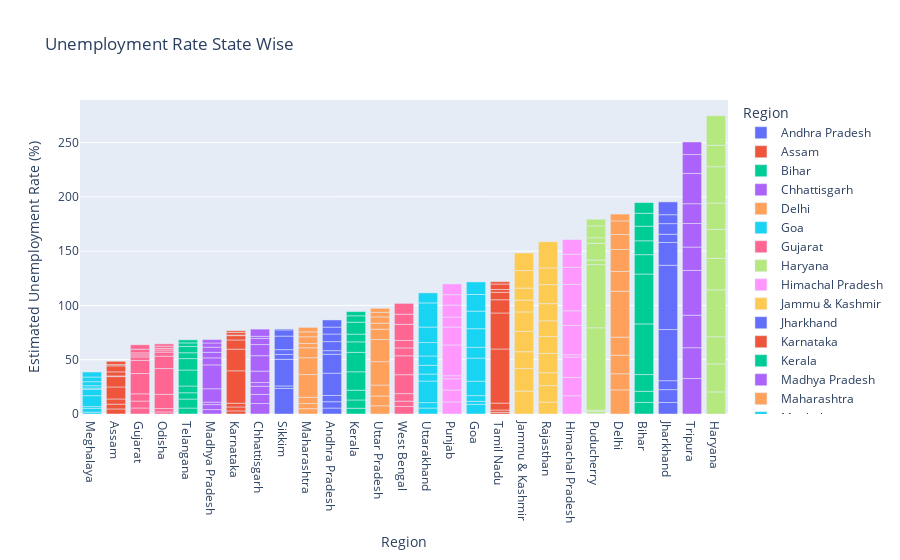

Notebook source saved alongside this figure:
### Code cell
fg = px.bar(df, x='Region', y=' Estimated Unemployment Rate (%)', color='Region',
            title='Unemployment Rate State Wise', template='plotly')
fg.update_layout(xaxis={'categoryorder': 'total ascending'})
fg.show()

### Figure 1 — Plotly figure (JSON) as saved in the notebook; plotly's stock layout.template omitted (floating-point values rounded to 4 significant figures)
{"data": [{"alignmentgroup": "True", "hovertemplate": "Region=%{x}<br> Estimated Unemployment Rate (%)=%{y}<extra></extra>", "legendgroup": "Andhra Pradesh", "marker": {"color": "#636efa", "pattern": {"shape": ""}}, "name": "Andhra Pradesh", "offsetgroup": "Andhra Pradesh", "orientation": "v", "showlegend": true, "textposition": "auto", "type": "bar", "x": ["Andhra Pradesh", "Andhra Pradesh", "Andhra Pradesh", "Andhra Pradesh", "Andhra Pradesh", "Andhra Pradesh", "Andhra Pradesh", "Andhra Pradesh", "Andhra Pradesh", "Andhra Pradesh"], "xaxis": "x", "y": [5.48, 5.83, 5.79, 20.51, 17.43, 3.31, 8.34, 6.96, 6.4, 6.59], "yaxis": "y"}, {"alignmentgroup": "True", "hovertemplate": "Region=%{x}<br> Estimated Unemployment Rate (%)=%{y}<extra></extra>", "legendgroup": "Assam", "marker": {"color": "#EF553B", "pattern": {"shape": ""}}, "name": "Assam", "offsetgroup": "Assam", "orientation": "v", "showlegend": true, "textposition": "auto", "type": "bar", "x": ["Assam", "Assam", "Assam", "Assam", "Assam", "Assam", "Assam", "Assam", "Assam", "Assam"], "xaxis": "x", "y": [4.66, 4.41, 4.77, 11.06, 9.55, 0.6, 3.77, 5.53, 1.19, 3.02], "yaxis": "y"}, {"alignmentgroup": "True", "hovertemplate": "Region=%{x}<br> Estimated Unemployment Rate (%)=%{y}<extra></extra>", "legendgroup": "Bihar", "marker": {"color": "#00cc96", "pattern": {"shape": ""}}, "name": "Bihar", "offsetgroup": "Bihar", "orientation": "v", "showlegend": true, "textposition": "auto", "type": "bar", "x": ["Bihar", "Bihar", "Bihar", "Bihar", "Bihar", "Bihar", "Bihar", "Bihar", "Bihar", "Bihar"], "xaxis": "x", "y": [10.61, 10.29, 15.43, 46.64, 45.96, 17.82, 12.79, 13.44, 11.91, 9.82], "yaxis": "y"}, {"alignmentgroup": "True", "hovertemplate": "Region=%{x}<br> Estimated Unemployment Rate (%)=%{y}<extra></extra>", "legendgroup": "Chhattisgarh", "marker": {"color": "#ab63fa", "pattern": {"shape": ""}}, "name": "Chhattisgarh", "offsetgroup": "Chhattisgarh", "orientation": "v", "showlegend": true, "textposition": "auto", "type": "bar", "x": ["Chhattisgarh", "Chhattisgarh", "Chhattisgarh", "Chhattisgarh", "Chhattisgarh", "Chhattisgarh", "Chhattisgarh", "Chhattisgarh", "Chhattisgarh", "Chhattisgarh"], "xaxis": "x", "y": [9.65, 8.38, 7.54, 3.41, 10.5, 14.23, 10.27, 5.63, 1.96, 6.62], "yaxis": "y"}, {"alignmentgroup": "True", "hovertemplate": "Region=%{x}<br> Estimated Unemployment Rate (%)=%{y}<extra></extra>", "legendgroup": "Delhi", "marker": {"color": "#FFA15A", "pattern": {"shape": ""}}, "name": "Delhi", "offsetgroup": "Delhi", "orientation": "v", "showlegend": true, "textposition": "auto", "type": "bar", "x": ["Delhi", "Delhi", "Delhi", "Delhi", "Delhi", "Delhi", "Delhi", "Delhi", "Delhi", "Delhi"], "xaxis": "x", "y": [22.23, 14.84, 17.04, 16.68, 42.27, 18.19, 20.3, 13.79, 12.53, 6.27], "yaxis": "y"}, {"alignmentgroup": "True", "hovertemplate": "Region=%{x}<br> Estimated Unemployment Rate (%)=%{y}<extra></extra>", "legendgroup": "Goa", "marker": {"color": "#19d3f3", "pattern": {"shape": ""}}, "name": "Goa", "offsetgroup": "Goa", "orientation": "v", "showlegend": true, "textposition": "auto", "type": "bar", "x": ["Goa", "Goa", "Goa", "Goa", "Goa", "Goa", "Goa", "Goa", "Goa", "Goa"], "xaxis": "x", "y": [8.89, 2.81, 5.25, 13.31, 21.25, 9.96, 17.07, 16.21, 15.38, 11.54], "yaxis": "y"}, {"alignmentgroup": "True", "hovertemplate": "Region=%{x}<br> Estimated Unemployment Rate (%)=%{y}<extra></extra>", "legendgroup": "Gujarat", "marker": {"color": "#FF6692", "pattern": {"shape": ""}}, "name": "Gujarat", "offsetgroup": "Gujarat", "orientation": "v", "showlegend": true, "textposition": "auto", "type": "bar", "x": ["Gujarat", "Gujarat", "Gujarat", "Gujarat", "Gujarat", "Gujarat", "Gujarat", "Gujarat", "Gujarat", "Gujarat"], "xaxis": "x", "y": [5.54, 6.38, 6.66, 18.71, 12.11, 3.2, 1.84, 1.87, 3.42, 4.03], "yaxis": "y"}, {"alignmentgroup": "True", "hovertemplate": "Region=%{x}<br> Estimated Unemployment Rate (%)=%{y}<extra></extra>", "legendgroup": "Haryana", "marker": {"color": "#B6E880", "pattern": {"shape": ""}}, "name": "Haryana", "offsetgroup": "Haryana", "orientation": "v", "showlegend": true, "textposition": "auto", "type": "bar", "x": ["Haryana", "Haryana", "Haryana", "Haryana", "Haryana", "Haryana", "Haryana", "Haryana", "Haryana", "Haryana"], "xaxis": "x", "y": [20.34, 25.77, 25.05, 43.22, 29.02, 26.7, 24.18, 33.5, 19.68, 27.31], "yaxis": "y"}, {"alignmentgroup": "True", "hovertemplate": "Region=%{x}<br> Estimated Unemployment Rate (%)=%{y}<extra></extra>", "legendgroup": "Himachal Pradesh", "marker": {"color": "#FF97FF", "pattern": {"shape": ""}}, "name": "Himachal Pradesh", "offsetgroup": "Himachal Pradesh", "orientation": "v", "showlegend": true, "textposition": "auto", "type": "bar", "x": ["Himachal Pradesh", "Himachal Pradesh", "Himachal Pradesh", "Himachal Pradesh", "Himachal Pradesh", "Himachal Pradesh", "Himachal Pradesh", "Himachal Pradesh", "Himachal Pradesh", "Himachal Pradesh"], "xaxis": "x", "y": [16.83, 16.84, 18.76, 2.2, 26.95, 13.47, 24.31, 15.79, 12.04, 13.46], "yaxis": "y"}, {"alignmentgroup": "True", "hovertemplate": "Region=%{x}<br> Estimated Unemployment Rate (%)=%{y}<extra></extra>", "legendgroup": "Jammu & Kashmir", "marker": {"color": "#FECB52", "pattern": {"shape": ""}}, "name": "Jammu & Kashmir", "offsetgroup": "Jammu & Kashmir", "orientation": "v", "showlegend": true, "textposition": "auto", "type": "bar", "x": ["Jammu & Kashmir", "Jammu & Kashmir", "Jammu & Kashmir", "Jammu & Kashmir", "Jammu & Kashmir", "Jammu & Kashmir", "Jammu & Kashmir", "Jammu & Kashmir", "Jammu & Kashmir"], "xaxis": "x", "y": [21.08, 20.78, 15.5, 18.74, 17.92, 10.88, 11.09, 16.17, 16.14], "yaxis": "y"}, {"alignmentgroup": "True", "hovertemplate": "Region=%{x}<br> Estimated Unemployment Rate (%)=%{y}<extra></extra>", "legendgroup": "Jharkhand", "marker": {"color": "#636efa", "pattern": {"shape": ""}}, "name": "Jharkhand", "offsetgroup": "Jharkhand", "orientation": "v", "showlegend": true, "textposition": "auto", "type": "bar", "x": ["Jharkhand", "Jharkhand", "Jharkhand", "Jharkhand", "Jharkhand", "Jharkhand", "Jharkhand", "Jharkhand", "Jharkhand", "Jharkhand"], "xaxis": "x", "y": [10.61, 11.85, 8.23, 47.09, 59.23, 20.95, 7.63, 9.76, 8.24, 11.8], "yaxis": "y"}, {"alignmentgroup": "True", "hovertemplate": "Region=%{x}<br> Estimated Unemployment Rate (%)=%{y}<extra></extra>", "legendgroup": "Karnataka", "marker": {"color": "#EF553B", "pattern": {"shape": ""}}, "name": "Karnataka", "offsetgroup": "Karnataka", "orientation": "v", "showlegend": true, "textposition": "auto", "type": "bar", "x": ["Karnataka", "Karnataka", "Karnataka", "Karnataka", "Karnataka", "Karnataka", "Karnataka", "Karnataka", "Karnataka", "Karnataka"], "xaxis": "x", "y": [2.86, 3.61, 3.46, 29.84, 19.97, 8.44, 4.01, 0.5, 2.41, 1.58], "yaxis": "y"}, {"alignmentgroup": "True", "hovertemplate": "Region=%{x}<br> Estimated Unemployment Rate (%)=%{y}<extra></extra>", "legendgroup": "Kerala", "marker": {"color": "#00cc96", "pattern": {"shape": ""}}, "name": "Kerala", "offsetgroup": "Kerala", "orientation": "v", "showlegend": true, "textposition": "auto", "type": "bar", "x": ["Kerala", "Kerala", "Kerala", "Kerala", "Kerala", "Kerala", "Kerala", "Kerala", "Kerala", "Kerala"], "xaxis": "x", "y": [5.31, 7.6, 8.99, 16.99, 17.88, 9.71, 7.09, 10.98, 5.91, 3.88], "yaxis": "y"}, {"alignmentgroup": "True", "hovertemplate": "Region=%{x}<br> Estimated Unemployment Rate (%)=%{y}<extra></extra>", "legendgroup": "Madhya Pradesh", "marker": {"color": "#ab63fa", "pattern": {"shape": ""}}, "name": "Madhya Pradesh", "offsetgroup": "Madhya Pradesh", "orientation": "v", "showlegend": true, "textposition": "auto", "type": "bar", "x": ["Madhya Pradesh", "Madhya Pradesh", "Madhya Pradesh", "Madhya Pradesh", "Madhya Pradesh", "Madhya Pradesh", "Madhya Pradesh", "Madhya Pradesh", "Madhya Pradesh", "Madhya Pradesh"], "xaxis": "x", "y": [4.11, 4.57, 2.22, 12.36, 21.98, 6.48, 5.08, 4.7, 3.91, 3.13], "yaxis": "y"}, {"alignmentgroup": "True", "hovertemplate": "Region=%{x}<br> Estimated Unemployment Rate (%)=%{y}<extra></extra>", "legendgroup": "Maharashtra", "marker": {"color": "#FFA15A", "pattern": {"shape": ""}}, "name": "Maharashtra", "offsetgroup": "Maharashtra", "orientation": "v", "showlegend": true, "textposition": "auto", "type": "bar", "x": ["Maharashtra", "Maharashtra", "Maharashtra", "Maharashtra", "Maharashtra", "Maharashtra", "Maharashtra", "Maharashtra", "Maharashtra", "Maharashtra"], "xaxis": "x", "y": [4.95, 4.69, 5.79, 20.9, 15.46, 9.23, 3.89, 6.23, 4.55, 4.1], "yaxis": "y"}, {"alignmentgroup": "True", "hovertemplate": "Region=%{x}<br> Estimated Unemployment Rate (%)=%{y}<extra></extra>", "legendgroup": "Meghalaya", "marker": {"color": "#19d3f3", "pattern": {"shape": ""}}, "name": "Meghalaya", "offsetgroup": "Meghalaya", "orientation": "v", "showlegend": true, "textposition": "auto", "type": "bar", "x": ["Meghalaya", "Meghalaya", "Meghalaya", "Meghalaya", "Meghalaya", "Meghalaya", "Meghalaya", "Meghalaya", "Meghalaya", "Meghalaya"], "xaxis": "x", "y": [1.66, 3.59, 1.58, 10.03, 5.92, 1.15, 2.1, 3.74, 4.29, 4.6], "yaxis": "y"}, {"alignmentgroup": "True", "hovertemplate": "Region=%{x}<br> Estimated Unemployment Rate (%)=%{y}<extra></extra>", "legendgroup": "Odisha", "marker": {"color": "#FF6692", "pattern": {"shape": ""}}, "name": "Odisha", "offsetgroup": "Odisha", "orientation": "v", "showlegend": true, "textposition": "auto", "type": "bar", "x": ["Odisha", "Odisha", "Odisha", "Odisha", "Odisha", "Odisha", "Odisha", "Odisha", "Odisha", "Odisha"], "xaxis": "x", "y": [1.9, 3.12, 13.08, 23.76, 11.41, 3.77, 1.88, 1.42, 2.1, 2.18], "yaxis": "y"}, {"alignmentgroup": "True", "hovertemplate": "Region=%{x}<br> Estimated Unemployment Rate (%)=%{y}<extra></extra>", "legendgroup": "Puducherry", "marker": {"color": "#B6E880", "pattern": {"shape": ""}}, "name": "Puducherry", "offsetgroup": "Puducherry", "orientation": "v", "showlegend": true, "textposition": "auto", "type": "bar", "x": ["Puducherry", "Puducherry", "Puducherry", "Puducherry", "Puducherry", "Puducherry", "Puducherry", "Puducherry", "Puducherry", "Puducherry"], "xaxis": "x", "y": [0.58, 1.76, 1.2, 75.85, 58.19, 4.24, 15.47, 5.05, 10.9, 6.18], "yaxis": "y"}, {"alignmentgroup": "True", "hovertemplate": "Region=%{x}<br> Estimated Unemployment Rate (%)=%{y}<extra></extra>", "legendgroup": "Punjab", "marker": {"color": "#FF97FF", "pattern": {"shape": ""}}, "name": "Punjab", "offsetgroup": "Punjab", "orientation": "v", "showlegend": true, "textposition": "auto", "type": "bar", "x": ["Punjab", "Punjab", "Punjab", "Punjab", "Punjab", "Punjab", "Punjab", "Punjab", "Punjab", "Punjab"], "xaxis": "x", "y": [11.11, 10.97, 10.32, 2.86, 28.33, 16.55, 9.19, 10.99, 9.61, 9.88], "yaxis": "y"}, {"alignmentgroup": "True", "hovertemplate": "Region=%{x}<br> Estimated Unemployment Rate (%)=%{y}<extra></extra>", "legendgroup": "Rajasthan", "marker": {"color": "#FECB52", "pattern": {"shape": ""}}, "name": "Rajasthan", "offsetgroup": "Rajasthan", "orientation": "v", "showlegend": true, "textposition": "auto", "type": "bar", "x": ["Rajasthan", "Rajasthan", "Rajasthan", "Rajasthan", "Rajasthan", "Rajasthan", "Rajasthan", "Rajasthan", "Rajasthan", "Rajasthan"], "xaxis": "x", "y": [10.97, 15.16, 11.9, 17.7, 15.74, 14.39, 15.81, 17.51, 15.35, 24.15], "yaxis": "y"}, {"alignmentgroup": "True", "hovertemplate": "Region=%{x}<br> Estimated Unemployment Rate (%)=%{y}<extra></extra>", "legendgroup": "Sikkim", "marker": {"color": "#636efa", "pattern": {"shape": ""}}, "name": "Sikkim", "offsetgroup": "Sikkim", "orientation": "v", "showlegend": true, "textposition": "auto", "type": "bar", "x": ["Sikkim", "Sikkim", "Sikkim", "Sikkim", "Sikkim", "Sikkim", "Sikkim", "Sikkim"], "xaxis": "x", "y": [23.57, 2.28, 24.51, 4.46, 4.45, 12.49, 5.7, 0.88], "yaxis": "y"}, {"alignmentgroup": "True", "hovertemplate": "Region=%{x}<br> Estimated Unemployment Rate (%)=%{y}<extra></extra>", "legendgroup": "Tamil Nadu", "marker": {"color": "#EF553B", "pattern": {"shape": ""}}, "name": "Tamil Nadu", "offsetgroup": "Tamil Nadu", "orientation": "v", "showlegend": true, "textposition": "auto", "type": "bar", "x": ["Tamil Nadu", "Tamil Nadu", "Tamil Nadu", "Tamil Nadu", "Tamil Nadu", "Tamil Nadu", "Tamil Nadu", "Tamil Nadu", "Tamil Nadu", "Tamil Nadu"], "xaxis": "x", "y": [1.57, 2.09, 6.4, 49.83, 33.16, 12.2, 6.81, 2.65, 5, 2.16], "yaxis": "y"}, {"alignmentgroup": "True", "hovertemplate": "Region=%{x}<br> Estimated Unemployment Rate (%)=%{y}<extra></extra>", "legendgroup": "Telangana", "marker": {"color": "#00cc96", "pattern": {"shape": ""}}, "name": "Telangana", "offsetgroup": "Telangana", "orientation": "v", "showlegend": true, "textposition": "auto", "type": "bar", "x": ["Telangana", "Telangana", "Telangana", "Telangana", "Telangana", "Telangana", "Telangana", "Telangana", "Telangana", "Telangana"], "xaxis": "x", "y": [5.49, 8.29, 5.77, 6.25, 14.7, 10.55, 5.36, 5.79, 3.27, 2.86], "yaxis": "y"}, {"alignmentgroup": "True", "hovertemplate": "Region=%{x}<br> Estimated Unemployment Rate (%)=%{y}<extra></extra>", "legendgroup": "Tripura", "marker": {"color": "#ab63fa", "pattern": {"shape": ""}}, "name": "Tripura", "offsetgroup": "Tripura", "orientation": "v", "showlegend": true, "textposition": "auto", "type": "bar", "x": ["Tripura", "Tripura", "Tripura", "Tripura", "Tripura", "Tripura", "Tripura", "Tripura", "Tripura", "Tripura"], "xaxis": "x", "y": [32.67, 28.4, 29.95, 41.23, 21.51, 21.71, 18.24, 27.92, 17.35, 11.57], "yaxis": "y"}, {"alignmentgroup": "True", "hovertemplate": "Region=%{x}<br> Estimated Unemployment Rate (%)=%{y}<extra></extra>", "legendgroup": "Uttar Pradesh", "marker": {"color": "#FFA15A", "pattern": {"shape": ""}}, "name": "Uttar Pradesh", "offsetgroup": "Uttar Pradesh", "orientation": "v", "showlegend": true, "textposition": "auto", "type": "bar", "x": ["Uttar Pradesh", "Uttar Pradesh", "Uttar Pradesh", "Uttar Pradesh", "Uttar Pradesh", "Uttar Pradesh", "Uttar Pradesh", "Uttar Pradesh", "Uttar Pradesh", "Uttar Pradesh"], "xaxis": "x", "y": [7.58, 8.98, 10.11, 21.54, 20.41, 9.47, 5.56, 5.79, 4.18, 3.75], "yaxis": "y"}, {"alignmentgroup": "True", "hovertemplate": "Region=%{x}<br> Estimated Unemployment Rate (%)=%{y}<extra></extra>", "legendgroup": "Uttarakhand", "marker": {"color": "#19d3f3", "pattern": {"shape": ""}}, "name": "Uttarakhand", "offsetgroup": "Uttarakhand", "orientation": "v", "showlegend": true, "textposition": "auto", "type": "bar", "x": ["Uttarakhand", "Uttarakhand", "Uttarakhand", "Uttarakhand", "Uttarakhand", "Uttarakhand", "Uttarakhand", "Uttarakhand", "Uttarakhand", "Uttarakhand"], "xaxis": "x", "y": [5.49, 4.99, 19.85, 6.48, 8.01, 8.61, 12.38, 14.26, 22.26, 9.23], "yaxis": "y"}, {"alignmentgroup": "True", "hovertemplate": "Region=%{x}<br> Estimated Unemployment Rate (%)=%{y}<extra></extra>", "legendgroup": "West Bengal", "marker": {"color": "#FF6692", "pattern": {"shape": ""}}, "name": "West Bengal", "offsetgroup": "West Bengal", "orientation": "v", "showlegend": true, "textposition": "auto", "type": "bar", "x": ["West Bengal", "West Bengal", "West Bengal", "West Bengal", "West Bengal", "West Bengal", "West Bengal", "West Bengal", "West Bengal", "West Bengal"], "xaxis": "x", "y": [6.94, 4.92, 6.92, 17.41, 17.41, 7.29, 6.83, 14.87, 9.35, 9.98], "yaxis": "y"}], "layout": {"barmode": "relative", "legend": {"title": {"text": "Region"}, "tracegroupgap": 0}, "title": {"text": "Unemployment Rate State Wise"}, "xaxis": {"anchor": "y", "categoryarray": ["Andhra Pradesh", "Assam", "Bihar", "Chhattisgarh", "Delhi", "Goa", "Gujarat", "Haryana", "Himachal Pradesh", "Jammu & Kashmir", "Jharkhand", "Karnataka", "Kerala", "Madhya Pradesh", "Maharashtra", "Meghalaya", "Odisha", "Puducherry", "Punjab", "Rajasthan", "Sikkim", "Tamil Nadu", "Telangana", "Tripura", "Uttar Pradesh", "Uttarakhand", "West Bengal"], "categoryorder": "total ascending", "domain": [0, 1], "title": {"text": "Region"}}, "yaxis": {"anchor": "x", "domain": [0, 1], "title": {"text": " Estimated Unemployment Rate (%)"}}}}
